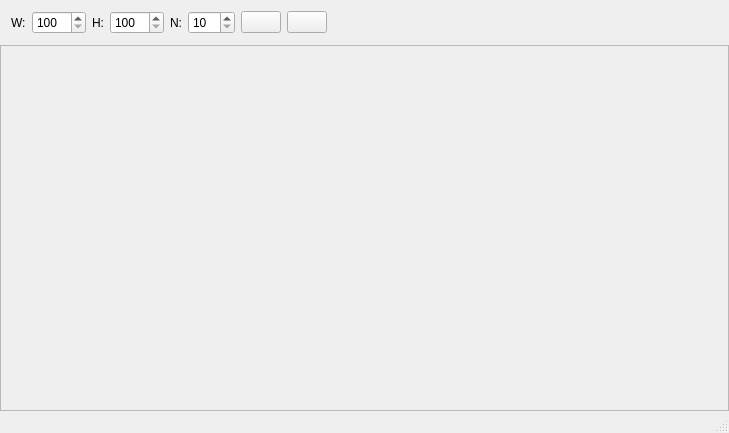
<?xml version="1.0" encoding="UTF-8"?>
<ui version="4.0">
 <class>RenderImage</class>
 <widget class="QMainWindow" name="RenderImage">
  <property name="geometry">
   <rect>
    <x>0</x>
    <y>0</y>
    <width>729</width>
    <height>433</height>
   </rect>
  </property>
  <property name="windowTitle">
   <string>RenderImage</string>
  </property>
  <property name="windowIcon">
   <iconset resource="../res/icons.qrc">
    <normaloff>:/renderimage/render_icon.16.png</normaloff>:/renderimage/render_icon.16.png</iconset>
  </property>
  <widget class="QWidget" name="centralWidget">
   <layout class="QGridLayout" name="gridLayout">
    <property name="leftMargin">
     <number>0</number>
    </property>
    <property name="topMargin">
     <number>0</number>
    </property>
    <property name="rightMargin">
     <number>0</number>
    </property>
    <property name="bottomMargin">
     <number>0</number>
    </property>
    <property name="spacing">
     <number>0</number>
    </property>
    <item row="0" column="0">
     <widget class="QWidget" name="widget" native="true">
      <layout class="QHBoxLayout" name="horizontalLayout">
       <item>
        <widget class="QLabel" name="widthLabel">
         <property name="text">
          <string>W:</string>
         </property>
        </widget>
       </item>
       <item>
        <widget class="QSpinBox" name="widthSpinBox">
         <property name="minimum">
          <number>100</number>
         </property>
         <property name="maximum">
          <number>1000</number>
         </property>
         <property name="singleStep">
          <number>10</number>
         </property>
        </widget>
       </item>
       <item>
        <widget class="QLabel" name="heightLabel">
         <property name="text">
          <string>H:</string>
         </property>
        </widget>
       </item>
       <item>
        <widget class="QSpinBox" name="heightSpinBox">
         <property name="minimum">
          <number>100</number>
         </property>
         <property name="maximum">
          <number>1000</number>
         </property>
         <property name="singleStep">
          <number>10</number>
         </property>
        </widget>
       </item>
       <item>
        <widget class="QLabel" name="numberLabel">
         <property name="text">
          <string>N:</string>
         </property>
        </widget>
       </item>
       <item>
        <widget class="QSpinBox" name="numberSpinBox">
         <property name="minimum">
          <number>10</number>
         </property>
         <property name="maximum">
          <number>100</number>
         </property>
        </widget>
       </item>
       <item>
        <widget class="QPushButton" name="renderButton">
         <property name="text">
          <string/>
         </property>
         <property name="icon">
          <iconset resource="../res/icons.qrc">
           <normaloff>:/renderimage/render_icon.16.png</normaloff>:/renderimage/render_icon.16.png</iconset>
         </property>
        </widget>
       </item>
       <item>
        <widget class="QPushButton" name="stepButton">
         <property name="icon">
          <iconset resource="../res/icons.qrc">
           <normaloff>:/renderimage/play_icon.16.png</normaloff>:/renderimage/play_icon.16.png</iconset>
         </property>
        </widget>
       </item>
       <item>
        <spacer name="horizontalSpacer">
         <property name="orientation">
          <enum>Qt::Horizontal</enum>
         </property>
         <property name="sizeHint" stdset="0">
          <size>
           <width>40</width>
           <height>20</height>
          </size>
         </property>
        </spacer>
       </item>
      </layout>
     </widget>
    </item>
    <item row="1" column="0">
     <widget class="QScrollArea" name="scrollArea">
      <property name="widgetResizable">
       <bool>true</bool>
      </property>
      <widget class="QWidget" name="scrollAreaWidgetContents">
       <property name="geometry">
        <rect>
         <x>0</x>
         <y>0</y>
         <width>725</width>
         <height>338</height>
        </rect>
       </property>
       <layout class="QGridLayout" name="gridLayout_2">
        <property name="leftMargin">
         <number>0</number>
        </property>
        <property name="topMargin">
         <number>0</number>
        </property>
        <property name="rightMargin">
         <number>0</number>
        </property>
        <property name="bottomMargin">
         <number>0</number>
        </property>
        <property name="spacing">
         <number>0</number>
        </property>
        <item row="0" column="0">
         <widget class="QLabel" name="paintedLabel">
          <property name="text">
           <string/>
          </property>
         </widget>
        </item>
       </layout>
      </widget>
     </widget>
    </item>
   </layout>
  </widget>
  <widget class="QMenuBar" name="menuBar">
   <property name="geometry">
    <rect>
     <x>0</x>
     <y>0</y>
     <width>729</width>
     <height>27</height>
    </rect>
   </property>
  </widget>
  <widget class="QStatusBar" name="statusBar"/>
 </widget>
 <layoutdefault spacing="6" margin="11"/>
 <resources>
  <include location="../res/icons.qrc"/>
 </resources>
 <connections>
  <connection>
   <sender>renderButton</sender>
   <signal>clicked()</signal>
   <receiver>RenderImage</receiver>
   <slot>generateData()</slot>
   <hints>
    <hint type="sourcelabel">
     <x>364</x>
     <y>86</y>
    </hint>
    <hint type="destinationlabel">
     <x>199</x>
     <y>149</y>
    </hint>
   </hints>
  </connection>
  <connection>
   <sender>stepButton</sender>
   <signal>clicked()</signal>
   <receiver>RenderImage</receiver>
   <slot>distributeData()</slot>
   <hints>
    <hint type="sourcelabel">
     <x>200</x>
     <y>48</y>
    </hint>
    <hint type="destinationlabel">
     <x>364</x>
     <y>216</y>
    </hint>
   </hints>
  </connection>
 </connections>
</ui>
